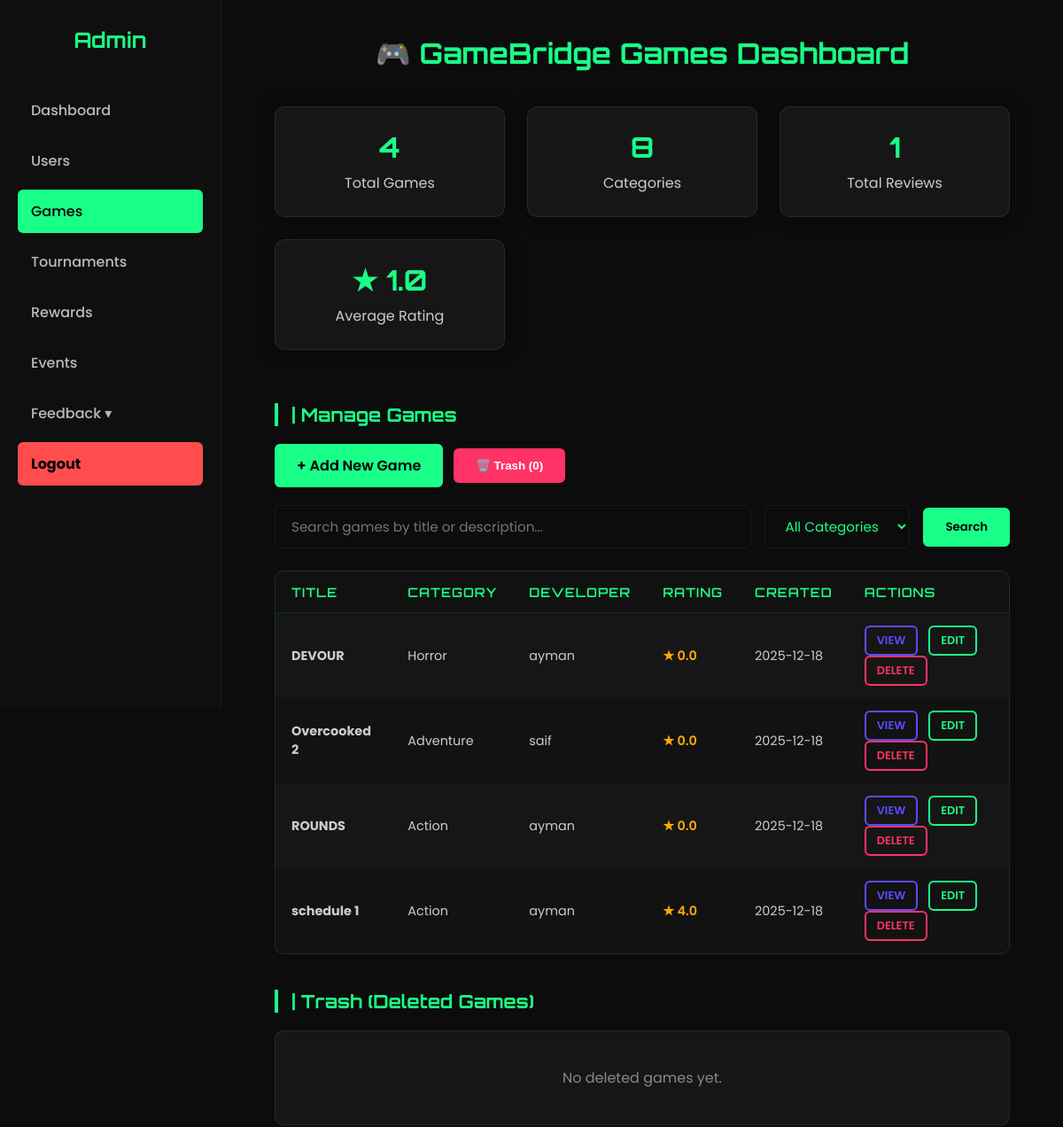
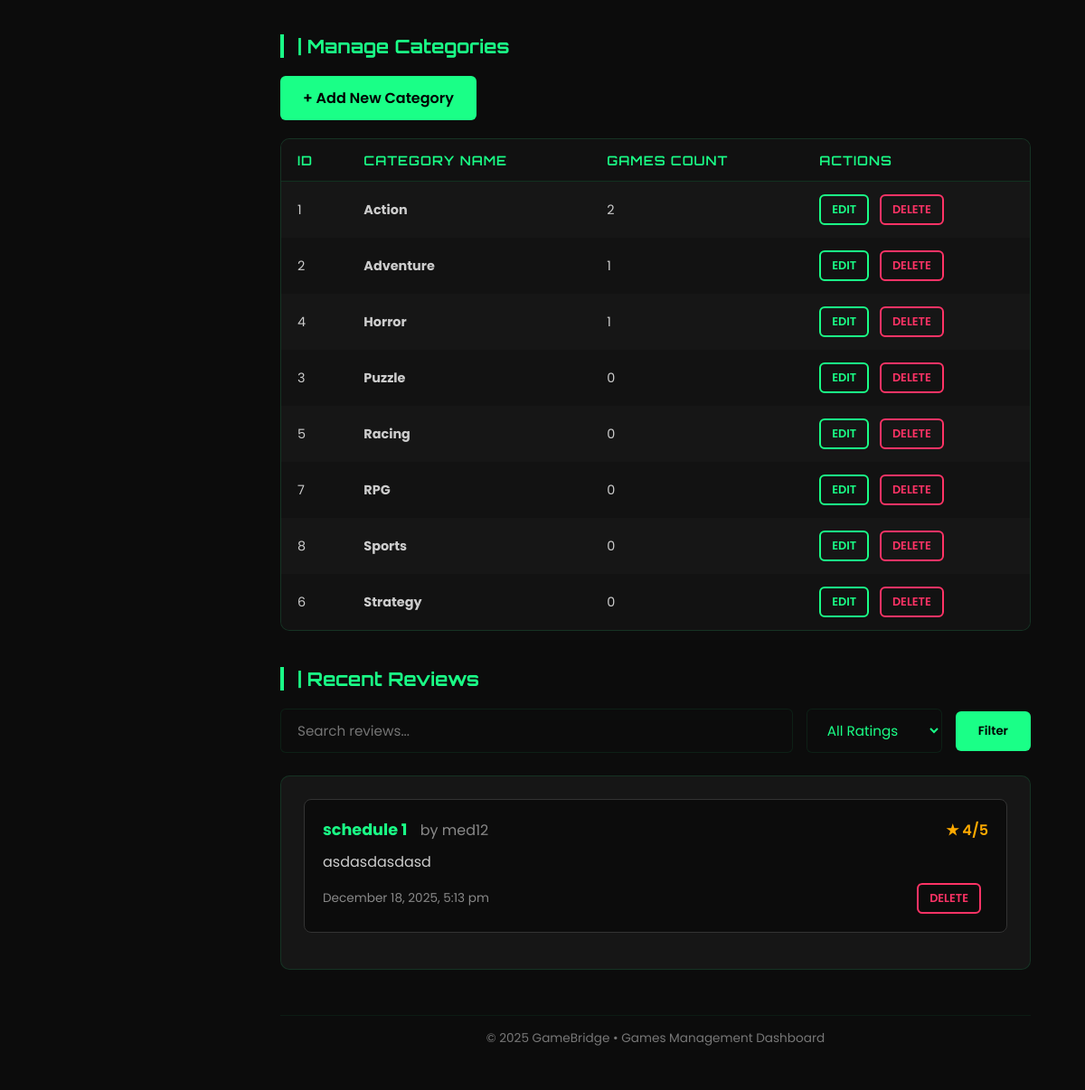
/final/User_managment/View/BackOffice/games_dashboard.php?id=8 (signed in), run on the app's committed database (2 pictures, top to bottom).
### tables this page shows
CREATE TABLE `games` (
  `game_id` int(11) NOT NULL,
  `title` varchar(100) NOT NULL,
  `description` text DEFAULT NULL,
  `developer_id` int(11) NOT NULL COMMENT 'Links to users.id',
  `category_id` int(11) NOT NULL,
  `image_path` varchar(255) DEFAULT NULL,
  `file_path` varchar(255) DEFAULT NULL,
  `average_rating` decimal(3,2) DEFAULT 0.00,
  `created_at` timestamp NOT NULL DEFAULT current_timestamp(),
  `is_deleted` tinyint(1) DEFAULT 0,
  `deleted_at` timestamp NULL DEFAULT NULL
);

CREATE TABLE `categories` (
  `category_id` int(11) NOT NULL,
  `name` varchar(50) NOT NULL,
  `description` text DEFAULT NULL
);

CREATE TABLE `users` (
  `id` int(11) NOT NULL,
  `username` varchar(40) NOT NULL,
  `password` varchar(255) NOT NULL,
  `user_role` varchar(40) NOT NULL,
  `email` varchar(40) NOT NULL,
  `reset_token` varchar(255) DEFAULT NULL,
  `reset_expires` datetime DEFAULT NULL,
  `is_banned` tinyint(1) NOT NULL DEFAULT 0,
  `birth_date` varchar(80) DEFAULT NULL,
  `address` varchar(255) DEFAULT NULL,
  `gender` varchar(40) DEFAULT NULL
);

CREATE TABLE `reviews` (
  `review_id` int(11) NOT NULL,
  `game_id` int(11) NOT NULL,
  `user_id` int(11) NOT NULL COMMENT 'Links to users.id',
  `rating` int(11) NOT NULL CHECK (`rating` >= 1 and `rating` <= 5),
  `comment` text DEFAULT NULL,
  `created_at` timestamp NOT NULL DEFAULT current_timestamp()
);

### final/User_managment/Model/GameModel.php (called while the page is built, shortened)
<?php
class GameModel {
    private $table = "games";
    private PDO $pdo;
    public function __construct(PDO $pdo)
    {
        $this->pdo = $pdo;
    }
    public function getAllGames() {
        try {
            $query = "SELECT g.*, c.name as category_name, u.username as developer_name
                      FROM " . $this->table . " g
                      LEFT JOIN categories c ON g.category_id = c.category_id
                      LEFT JOIN users u ON g.developer_id = u.id
                      ORDER BY g.created_at DESC";
            $stmt = $this->pdo->prepare($query);
            $executed = $stmt->execute();
            $result = $stmt->fetchAll(PDO::FETCH_ASSOC);
            return $result;
        } catch (Exception $e) {
            error_log("GameModel::getAllGames() Exception: " . $e->getMessage());
            error_log("Stack: " . $e->getTraceAsString());
            return [];
        }
    }
    public function getDeletedGames() {
        try {
            $query = "SELECT g.*, c.name as category_name, u.username as developer_name
                      FROM " . $this->table . " g
                      LEFT JOIN categories c ON g.category_id = c.category_id
                      LEFT JOIN users u ON g.developer_id = u.id
                      WHERE g.deleted_at IS NOT NULL AND g.deleted_at != ''
                      ORDER BY g.deleted_at DESC";
            $stmt = $this->pdo->prepare($query);
            $stmt->execute();
            return $stmt->fetchAll(PDO::FETCH_ASSOC);
        } catch (Exception $e) {
            return [];
        }
    }
    public function getGameStatistics() {
        $query = "SELECT
                    COUNT(*) as total_games,
                    AVG(average_rating) as avg_rating,
                    COUNT(DISTINCT category_id) as total_categories,
                    COUNT(DISTINCT developer_id) as total_developers
                  FROM " . $this->table . "
                  WHERE (deleted_at IS NULL OR deleted_at = '')";
        $stmt = $this->pdo->prepare($query);
        $stmt->execute();
        return $stmt->fetch(PDO::FETCH_ASSOC);
    }
}
?>

### final/User_managment/Model/CategoryModel.php (called while the page is built, shortened)
<?php
class CategoryModel {
    private $pdo;
    private $table = "categories";
    public function __construct(PDO $pdo)
    {
        $this->pdo = $pdo;
    }
    public function getAllCategories() {
        try {
            $query = "SELECT * FROM " . $this->table . " ORDER BY name ASC";
            $stmt = $this->pdo->prepare($query);
            $stmt->execute();
            return $stmt->fetchAll(PDO::FETCH_ASSOC);
        } catch (Exception $e) {
            return [];
        }
    }
}

### final/User_managment/Model/ReviewModel.php (called while the page is built, shortened)
<?php
class ReviewModel {
    private $table = "reviews";
    private PDO $pdo;
    public function __construct(PDO $pdo)
    {
        $this->pdo = $pdo;
    }
    public function getAllReviews() {
        try {
            $query = "SELECT r.*, g.title as game_title, u.username as user_name
                      FROM " . $this->table . " r
                      LEFT JOIN games g ON r.game_id = g.game_id
                      LEFT JOIN users u ON r.user_id = u.id
                      ORDER BY r.created_at DESC";
            $stmt = $this->pdo->prepare($query);
            $stmt->execute();
            return $stmt->fetchAll(PDO::FETCH_ASSOC);
        } catch (Exception $e) {
            return [];
        }
    }
}
?>

### final/User_managment/View/BackOffice/games_dashboard.php (the view, shortened to what this page needs)
<?php
require_once __DIR__ . '/../../config/db.php';
require_once __DIR__ . '/../../model/GameModel.php';
require_once __DIR__ . '/../../model/CategoryModel.php';
require_once __DIR__ . '/../../model/ReviewModel.php';
$gameModel = new GameModel($pdo);
$categoryModel = new CategoryModel($pdo);
$reviewModel = new ReviewModel($pdo);
$games = $gameModel->getAllGames();
$categories = $categoryModel->getAllCategories();
$reviews = $reviewModel->getAllReviews();
$stats = $gameModel->getGameStatistics();
$deletedGames = $gameModel->getDeletedGames();
$deletedCount = count($deletedGames);
?>
<!DOCTYPE html>
<html lang="en">
<head>
  <link rel="stylesheet" href="../../public/css/styleGames.css">
</head>
<body>
   <div class="sidebar">
    <h2>Admin</h2>
    <a href="admin.php" class="nav-link">Dashboard</a>
    <a href="admin.php?section=users" class="nav-link">Users</a>
    <a href="games_dashboard.php" class="nav-link active">Games</a>
    <a href="admintour.php" class="nav-link">Tournaments</a>
    <a href="adminrewards.php" >Rewards</a>
    <a href="event/event.php" class="nav-link">Events</a>
    <a href="#" class="nav-link" id="feedbackToggle">Feedback ▾</a>
    <a href="../FrontOffice/logout.php"
      onclick="return confirm('Are you sure you want to logout?');"
      style="background:#ff4d4d; color:#000; font-weight:700;"
      class="nav-link">
      Logout
    </a>
  </div>
  <div class="main-content">
    <h1>🎮 GameBridge Games Dashboard</h1>
    <div class="stats-grid">
      <div class="stat-card">
        <h3><?php echo count($games); ?></h3>
        <p>Total Games</p>
      </div>
      <div class="stat-card">
        <h3><?php echo count($categories); ?></h3>
        <p>Categories</p>
      </div>
      <div class="stat-card">
        <h3><?php echo count($reviews); ?></h3>
        <p>Total Reviews</p>
      </div>
      <div class="stat-card">
        <h3>★ <?php echo number_format($stats['avg_rating'] ?? 0, 1); ?></h3>
        <p>Average Rating</p>
      </div>
    </div>
    <h2 class="section-title">| Manage Games</h2>
    <div style="display: flex; gap: 12px; flex-wrap: wrap; align-items: center;">
      <a href="<?= $baseUrl ?>/index.php?controller=game&action=create" class="btn-add">+ Add New Game</a>
      <button onclick="toggleTrash()" class="btn-add" style="background:#ff3366;color:#fff;">🗑️ Trash (<?= $deletedCount ?>)</button>
    </div>
    <div class="search-filter-bar">
      <input type="text" id="gameSearch" class="search-input" placeholder="Search games by title or description..." />
      <select id="categoryFilter" class="filter-select">
        <option value="">All Categories</option>
      </select>
      <button onclick="searchGames()" class="btn-search">Search</button>
    </div>
    <div class="table-container">
      <table>
        <thead>
          <tr>
            <th>Title</th>
            <th>Category</th>
            <th>Developer</th>
            <th>Rating</th>
            <th>Created</th>
            <th>Actions</th>
          </tr>
        </thead>
        <tbody>
          <?php if (empty($games)): ?>
            <tr>
              <td colspan="6" class="empty-state">No games found. <a href="<?= $baseUrl ?>/index.php?controller=game&action=create" style="color: var(--accent);">Create your first game!</a></td>
            </tr>
          <?php else: ?>
            <?php foreach ($games as $game): ?>
              <tr>
                <td><strong><?php echo htmlspecialchars($game['title']); ?></strong></td>
                <td><?php echo htmlspecialchars($game['category_name'] ?? 'Uncategorized'); ?></td>
                <td><?php echo htmlspecialchars($game['developer_name'] ?? 'Unknown'); ?></td>
                <td><span class="rating-badge">★ <?php echo number_format($game['average_rating'] ?? 0, 1); ?></span></td>
                <td><?php echo date('Y-m-d', strtotime($game['created_at'])); ?></td>
                <td>
                  <a href="<?= $baseUrl ?>/index.php?controller=game&action=show&id=<?php echo $game['game_id']; ?>" class="btn-action btn-view">View</a>
                  <a href="<?= $baseUrl ?>/index.php?controller=game&action=edit&id=<?php echo $game['game_id']; ?>" class="btn-action btn-edit">Edit</a>
                  <a href="<?= $baseUrl ?>/index.php?controller=game&action=delete&id=<?php echo $game['game_id']; ?>"
                     class="btn-action btn-delete"
                     onclick="return confirm('Are you sure you want to delete this game?')">Delete</a>
                </td>
              </tr>
            <?php endforeach; ?>
          <?php endif; ?>
        </tbody>
      </table>
    </div>
    <h2 class="section-title" id="trash-section">| Trash (Deleted Games)</h2>
    <div class="table-container">
      <?php if (empty($deletedGames)): ?>
        <div class="empty-state">No deleted games yet.</div>
      <?php endif; ?>
    </div>
    <h2 class="section-title">| Manage Categories</h2>
    <a href="<?= $baseUrl ?>/index.php?controller=category&action=create" class="btn-add">+ Add New Category</a>
    <div class="table-container">
      <table>
        <thead>
          <tr>
            <th>ID</th>
            <th>Category Name</th>
            <th>Games Count</th>
            <th>Actions</th>
          </tr>
        </thead>
        <tbody>
          <?php if (empty($categories)): ?>
            <tr>
              <td colspan="4" class="empty-state">No categories found. <a href="<?= $baseUrl ?>/index.php?controller=category&action=create" style="color: var(--accent);">Create your first category!</a></td>
            </tr>
          <?php else: ?>
            <?php foreach ($categories as $category):
              $gamesCount = 0;
              foreach ($games as $game) {
                if ($game['category_id'] == $category['category_id']) {
                  $gamesCount++;
                }
              }
            ?>
              <tr>
                <td><?php echo $category['category_id']; ?></td>
                <td><strong><?php echo htmlspecialchars($category['name']); ?></strong></td>
                <td><?php echo $gamesCount; ?></td>
                <td>
                  <a href="<?= $baseUrl ?>/index.php?controller=category&action=edit&id=<?php echo $category['category_id']; ?>" class="btn-action btn-edit">Edit</a>
                  <a href="<?= $baseUrl ?>/index.php?controller=category&action=delete&id=<?php echo $category['category_id']; ?>"
                     class="btn-action btn-delete"
                     onclick="return confirm('Are you sure you want to delete this category?')">Delete</a>
                </td>
              </tr>
            <?php endforeach; ?>
          <?php endif; ?>
        </tbody>
      </table>
    </div>
    <h2 class="section-title">| Recent Reviews</h2>
    <div class="search-filter-bar">
      <input type="text" id="reviewSearch" class="search-input" placeholder="Search reviews..." />
      <select id="ratingFilter" class="filter-select">
        <option value="">All Ratings</option>
      </select>
      <button onclick="filterReviews()" class="btn-filter">Filter</button>
    </div>
    <div class="reviews-container">
      <?php if (empty($reviews)): ?>
        <div class="empty-state">No reviews found.</div>
      <?php else: ?>
        <?php
        $displayReviews = array_slice($reviews, 0, 10);
        foreach ($displayReviews as $review):
        ?>
          <div class="review-item" data-rating="<?php echo $review['rating']; ?>">
            <div class="review-header">
              <div>
                <strong><?php echo htmlspecialchars($review['game_title'] ?? 'Unknown Game'); ?></strong>
                <span style="color: #888; margin-left: 10px;">by <?php echo htmlspecialchars($review['user_name'] ?? 'Anonymous'); ?></span>
              </div>
              <span class="review-rating">★ <?php echo $review['rating']; ?>/5</span>
            </div>
            <div class="review-comment">
              <?php echo nl2br(htmlspecialchars($review['comment'])); ?>
            </div>
            <div class="review-meta">
              <span><?php echo date('F j, Y, g:i a', strtotime($review['created_at'])); ?></span>
              <a href="<?= $baseUrl ?>/index.php?controller=review&action=delete&id=<?php echo $review['review_id']; ?>"
                 class="btn-action btn-delete"
                 onclick="return confirm('Are you sure you want to delete this review?')">Delete</a>
            </div>
          </div>
        <?php endforeach; ?>
      <?php endif; ?>
    </div>
    <footer>© 2025 GameBridge • Games Management Dashboard</footer>
  </div>
</body>
</html>

### final/User_managment/public/css/styleGames.css (style rules this page uses)
:root { --accent: #1AFF87; --purple: #5b4bff; --bg-dark: #0c0c0c; --bg-card: #161616; --text: #f1f1f1; }
* { box-sizing: border-box; margin: 0; padding: 0; }
body { font-family: 'Poppins', sans-serif; background: var(--bg-dark); color: var(--text); min-height: 100vh; }
footer { text-align: center; padding: 20px; border-top: 1px solid #1aff8711; color: #888; font-size: 0.85rem; }

### data on the page
games: title "DEVOUR", category.name "Horror", developer.username "ayman", average_rating "0.0", created_at "2025-12-18"
games: title "Overcooked 2", category.name "Adventure", developer.username "saif", average_rating "0.0", created_at "2025-12-18"
games: title "ROUNDS", category.name "Action", developer.username "ayman", average_rating "0.0", created_at "2025-12-18"
games: title "schedule 1", category.name "Action", developer.username "ayman", average_rating "4.0", created_at "2025-12-18"
categories: category_id "1", name "Action", gamesCount "2"
categories: category_id "2", name "Adventure", gamesCount "1"
categories: category_id "4", name "Horror", gamesCount "1"
categories: category_id "3", name "Puzzle", gamesCount "0"
categories: category_id "5", name "Racing", gamesCount "0"
categories: category_id "7", name "RPG", gamesCount "0"
categories: category_id "8", name "Sports", gamesCount "0"
categories: category_id "6", name "Strategy", gamesCount "0"
reviews: game.title "schedule 1", user.username "med12", rating "4", comment "asdasdasdasd", created_at "December 18, 2025, 5:13 pm"

### other printed values
count($games) "4"
count($categories) "8"
count($reviews) "1"
$stats['avg_rating'] "1.0"
$deletedCount "0"
